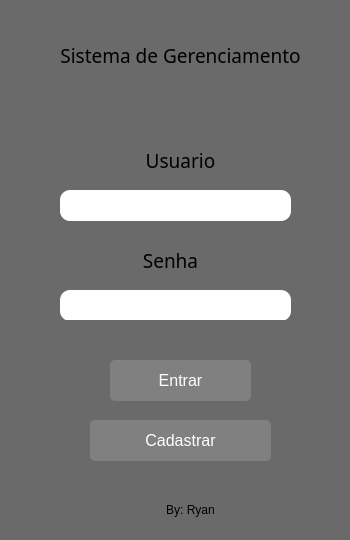
<?xml version="1.0" encoding="UTF-8"?>
<ui version="4.0">
 <class>MainWindow</class>
 <widget class="QMainWindow" name="MainWindow">
  <property name="geometry">
   <rect>
    <x>0</x>
    <y>0</y>
    <width>350</width>
    <height>540</height>
   </rect>
  </property>
  <property name="sizePolicy">
   <sizepolicy hsizetype="Maximum" vsizetype="Maximum">
    <horstretch>0</horstretch>
    <verstretch>0</verstretch>
   </sizepolicy>
  </property>
  <property name="minimumSize">
   <size>
    <width>350</width>
    <height>540</height>
   </size>
  </property>
  <property name="maximumSize">
   <size>
    <width>350</width>
    <height>540</height>
   </size>
  </property>
  <property name="windowTitle">
   <string>Login</string>
  </property>
  <property name="styleSheet">
   <string notr="true">background-color: rgb(106, 106, 106);</string>
  </property>
  <widget class="QWidget" name="centralwidget">
   <widget class="QLineEdit" name="lineEdit">
    <property name="geometry">
     <rect>
      <x>60</x>
      <y>190</y>
      <width>231</width>
      <height>31</height>
     </rect>
    </property>
    <property name="styleSheet">
     <string notr="true">background-color: rgb(255, 255, 255);
border-radius:10px;</string>
    </property>
    <property name="maxLength">
     <number>2000</number>
    </property>
   </widget>
   <widget class="QLineEdit" name="lineEdit_2">
    <property name="geometry">
     <rect>
      <x>60</x>
      <y>290</y>
      <width>231</width>
      <height>31</height>
     </rect>
    </property>
    <property name="font">
     <font>
      <pointsize>9</pointsize>
     </font>
    </property>
    <property name="styleSheet">
     <string notr="true">background-color: rgb(255, 255, 255);
border-radius:10px;</string>
    </property>
    <property name="maxLength">
     <number>15</number>
    </property>
    <property name="echoMode">
     <enum>QLineEdit::Password</enum>
    </property>
   </widget>
   <widget class="QLabel" name="label">
    <property name="geometry">
     <rect>
      <x>130</x>
      <y>140</y>
      <width>101</width>
      <height>41</height>
     </rect>
    </property>
    <property name="font">
     <font>
      <family>Arial Black</family>
      <pointsize>14</pointsize>
     </font>
    </property>
    <property name="layoutDirection">
     <enum>Qt::LeftToRight</enum>
    </property>
    <property name="text">
     <string>Usuario</string>
    </property>
    <property name="alignment">
     <set>Qt::AlignCenter</set>
    </property>
   </widget>
   <widget class="QLabel" name="label_2">
    <property name="geometry">
     <rect>
      <x>120</x>
      <y>240</y>
      <width>101</width>
      <height>41</height>
     </rect>
    </property>
    <property name="font">
     <font>
      <family>Arial Black</family>
      <pointsize>14</pointsize>
     </font>
    </property>
    <property name="layoutDirection">
     <enum>Qt::LeftToRight</enum>
    </property>
    <property name="text">
     <string>Senha</string>
    </property>
    <property name="alignment">
     <set>Qt::AlignCenter</set>
    </property>
   </widget>
   <widget class="QPushButton" name="pushButton">
    <property name="geometry">
     <rect>
      <x>110</x>
      <y>360</y>
      <width>141</width>
      <height>41</height>
     </rect>
    </property>
    <property name="font">
     <font>
      <pointsize>-1</pointsize>
      <underline>false</underline>
      <strikeout>false</strikeout>
     </font>
    </property>
    <property name="styleSheet">
     <string notr="true">QPushButton{
text-decoration: none;
border: none;
padding: 12px 40px;
font-size: 16px;
background-color: gray;
color: #fff;
border-radius: 5px;
box-shadow: 7px 6px 28px 1px rgba(0, 0, 0, 0.24);
cursor: pointer;
outline: none;
transition: 0.2s all;
}
QPushButton:pressed{
text-decoration: none;
border: none;
padding: 12px 40px;
font-size: 16px;
background-color: rgb(99, 99, 99);
color: #fff;
border-radius: 5px;
box-shadow: 7px 6px 28px 1px rgba(0, 0, 0, 0.24);
cursor: pointer;
outline: none;
transition: 0.2s all;
}
</string>
    </property>
    <property name="text">
     <string>Entrar</string>
    </property>
   </widget>
   <widget class="QLabel" name="label_3">
    <property name="geometry">
     <rect>
      <x>20</x>
      <y>10</y>
      <width>321</width>
      <height>91</height>
     </rect>
    </property>
    <property name="font">
     <font>
      <family>Arial Black</family>
      <pointsize>14</pointsize>
     </font>
    </property>
    <property name="text">
     <string>Sistema de Gerenciamento</string>
    </property>
    <property name="alignment">
     <set>Qt::AlignCenter</set>
    </property>
   </widget>
   <widget class="QLabel" name="label_4">
    <property name="geometry">
     <rect>
      <x>20</x>
      <y>320</y>
      <width>321</width>
      <height>31</height>
     </rect>
    </property>
    <property name="font">
     <font>
      <family>Arial Black</family>
      <pointsize>9</pointsize>
     </font>
    </property>
    <property name="styleSheet">
     <string notr="true">color: rgb(255, 0, 0);</string>
    </property>
    <property name="text">
     <string/>
    </property>
    <property name="alignment">
     <set>Qt::AlignCenter</set>
    </property>
   </widget>
   <widget class="QPushButton" name="pushButton_2">
    <property name="geometry">
     <rect>
      <x>90</x>
      <y>420</y>
      <width>181</width>
      <height>41</height>
     </rect>
    </property>
    <property name="font">
     <font>
      <pointsize>-1</pointsize>
      <underline>false</underline>
      <strikeout>false</strikeout>
     </font>
    </property>
    <property name="styleSheet">
     <string notr="true">QPushButton{
text-decoration: none;
border: none;
padding: 12px 40px;
font-size: 16px;
background-color: gray;
color: #fff;
border-radius: 5px;
box-shadow: 7px 6px 28px 1px rgba(0, 0, 0, 0.24);
cursor: pointer;
outline: none;
transition: 0.2s all;
}
QPushButton:pressed{
text-decoration: none;
border: none;
padding: 12px 40px;
font-size: 16px;
background-color: rgb(99, 99, 99);
color: #fff;
border-radius: 5px;
box-shadow: 7px 6px 28px 1px rgba(0, 0, 0, 0.24);
cursor: pointer;
outline: none;
transition: 0.2s all;
}
</string>
    </property>
    <property name="text">
     <string>Cadastrar</string>
    </property>
   </widget>
   <widget class="QLabel" name="label_5">
    <property name="geometry">
     <rect>
      <x>130</x>
      <y>500</y>
      <width>121</width>
      <height>20</height>
     </rect>
    </property>
    <property name="text">
     <string>By: Ryan</string>
    </property>
    <property name="alignment">
     <set>Qt::AlignCenter</set>
    </property>
   </widget>
  </widget>
 </widget>
 <resources/>
 <connections/>
</ui>
